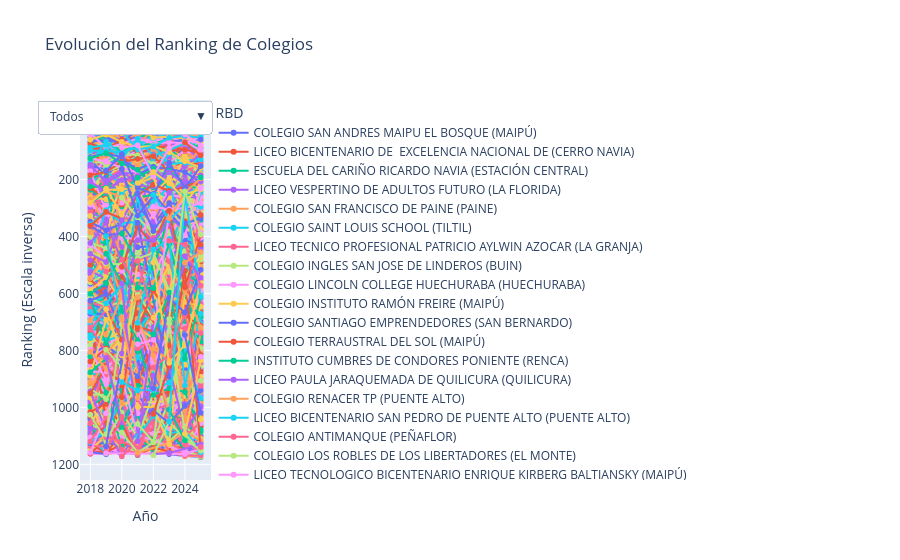

Notebook source saved alongside this figure:
### Code cell
import plotly.express as px

# Ordenar el DataFrame por AÑO
df = df_colegios_2018_2025.sort_values(by="AÑO")

# Crear un diccionario que relacione RBD con el nombre del establecimiento
rbd_to_estab = df.drop_duplicates("RBD").set_index("RBD")["ESTABLECIMIENTO"].to_dict()

# Crear un diccionario que relacione RBD con la comuna
rbd_to_comuna = df.drop_duplicates("RBD").set_index("RBD")["NOM_COM_RBD"].to_dict()

# Crear el gráfico de líneas, agrupando por RBD pero mostrando el nombre del establecimiento
fig = px.line(
    df,
    x="AÑO",
    y="Ranking",
    color="RBD",  # Se agrupa por RBD
    markers=True,
    title="Evolución del Ranking de Colegios",
    labels={"Ranking": "Ranking (Escala inversa)", "AÑO": "Año"},
    line_shape="linear",
    hover_data={"ESTABLECIMIENTO": True, "Promedio_len_mat": ":.1f"}  # Se muestra el nombre en hover
)

# Invertir el eje Y para que el ranking menor (mejor) aparezca arriba
fig.update_yaxes(autorange="reversed")

# Obtenemos la lista de comunas disponibles (sin repetir)
comunas = sorted(df["NOM_COM_RBD"].unique())

# Creamos los botones para el menú desplegable
buttons = []

# Botón para mostrar todos los establecimientos
buttons.append({
    "label": "Todos",
    "method": "update",
    "args": [
        {"visible": [True] * len(fig.data)},
        {"title": "Evolución del Ranking de Colegios"}
    ]
})

# Para cada comuna, definimos la visibilidad de las trazas (cada traza corresponde a un establecimiento)
for comuna in comunas:
    visibility = [rbd_to_comuna.get(int(trace.name), None) == comuna for trace in fig.data]
    buttons.append({
        "label": comuna,
        "method": "update",
        "args": [
            {"visible": visibility},
            {"title": f"Evolución del Ranking en {comuna}"}
        ]
    })

# Agregar el menú desplegable al layout
fig.update_layout(
    updatemenus=[{
        "buttons": buttons,
        "direction": "down",
        "showactive": True,
        "x": 1,
        "xanchor": "right",
        "y": 1,
        "yanchor": "top"
    }]
)

# **Actualizar la leyenda para que muestre el nombre del establecimiento en lugar del RBD**
fig.for_each_trace(lambda t: t.update(name=f"{rbd_to_estab.get(int(t.name), 'Desconocido')} ({rbd_to_comuna.get(int(t.name), 'Sin Comuna')})"))

fig.show()
